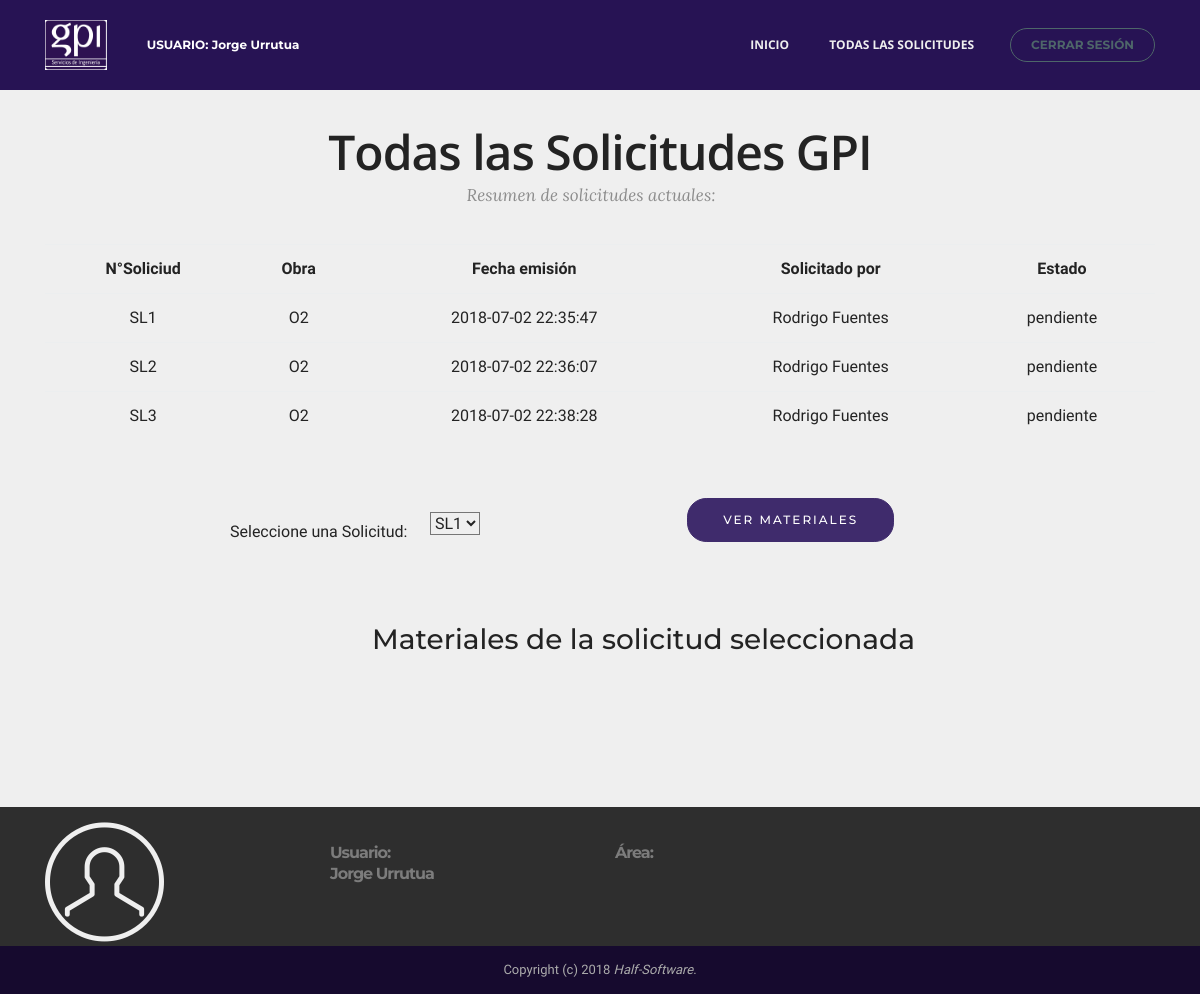
Page /GPI4/todas_las_solicitudes.php (signed in) on the earlier database version.
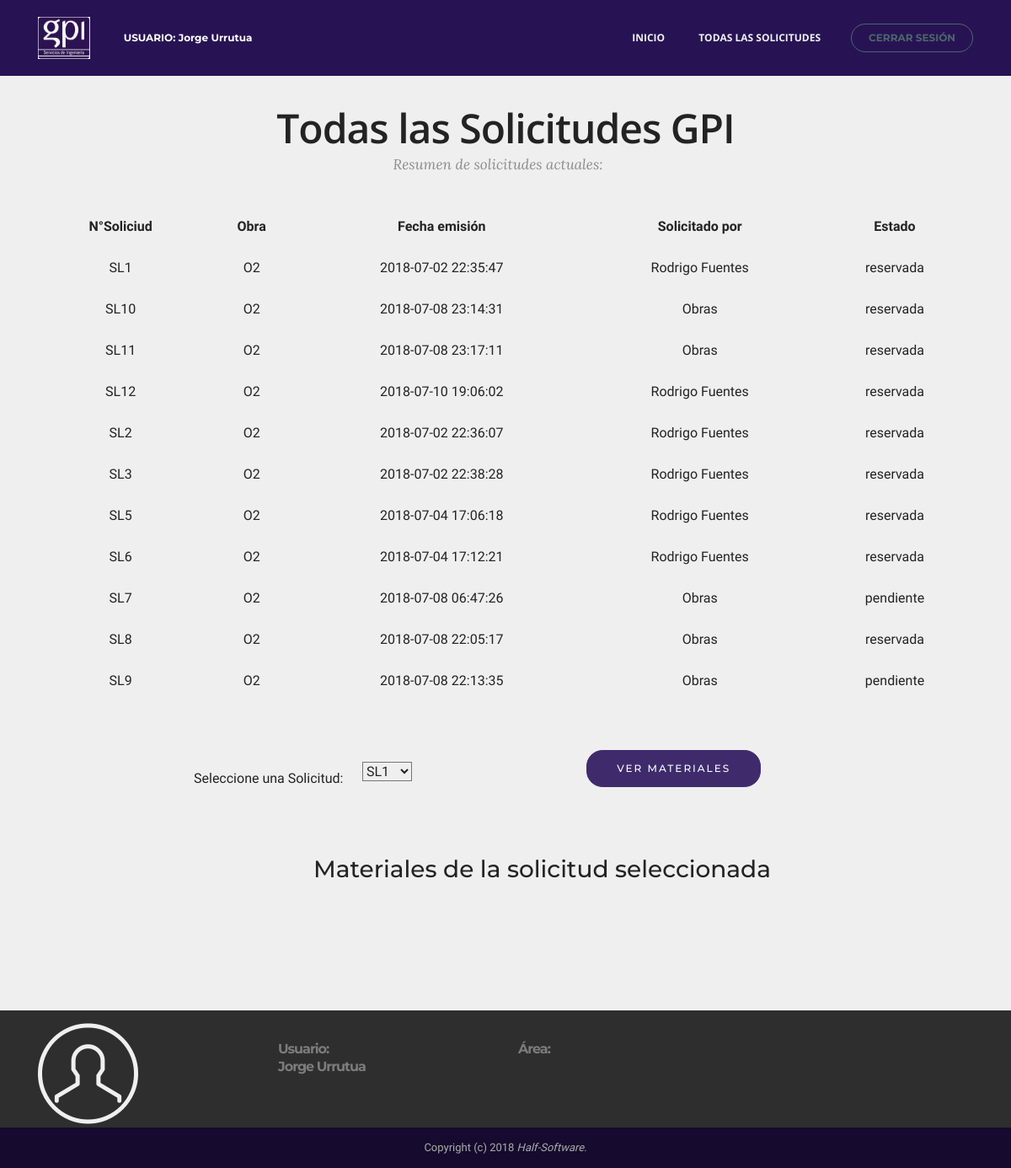
Same page on the later database version.
### tables this page shows
CREATE TABLE IF NOT EXISTS `solicitud` (
  `numero` varchar(45) NOT NULL,
  `number` int(11) DEFAULT NULL,
  `fecha` timestamp NOT NULL DEFAULT CURRENT_TIMESTAMP,
  `solicitador` varchar(100) NOT NULL,
  `obra` varchar(45) NOT NULL,
  `estado` set('pendiente','reservada','solicitada','enviada a proveedores','recibida') NOT NULL DEFAULT 'pendiente',
  PRIMARY KEY (`numero`),
  KEY `solicitador` (`solicitador`,`obra`),
  KEY `obra` (`obra`),
  KEY `estado` (`estado`)
);

### GPI4/todas_las_solicitudes.php (the view, shortened to what this page needs)
<!DOCTYPE html>
<html >
<head>
  <link rel="stylesheet" href="assets/web/assets/mobirise-icons/mobirise-icons.css">
  <link rel="stylesheet" href="assets/tether/tether.min.css">
  <link rel="stylesheet" href="assets/bootstrap/css/bootstrap.min.css">
  <link rel="stylesheet" href="assets/animate.css/animate.min.css">
  <link rel="stylesheet" href="assets/dropdown/css/style.css">
  <link rel="stylesheet" href="assets/theme/css/style.css">
  <link rel="stylesheet" href="assets/mobirise/css/mbr-additional.css" type="text/css">
</head>
<body>
 <?php
	$conexion = new mysqli("localhost", "root", "", "gpi");
	$usuario = $_SESSION['username'];
	$area = $_SESSION['area'];
	$sql = "SELECT * FROM solicitud";
	$result = $conexion->query($sql);
?>
  <section id="ext_menu-6" data-rv-view="49">
    <nav class="navbar navbar-dropdown navbar-fixed-top">
        <div class="container">
            <div class="mbr-table">
                <div class="mbr-table-cell">
                    <div class="navbar-brand">
                        <a href="index.php" class="navbar-logo"><img src="assets/images/logogpi-158x128.png" alt="Mobirise"></a>
                        <a class="navbar-caption" >&nbsp; &nbsp; &nbsp; &nbsp;  USUARIO: <?php echo"$usuario" ?></a>
                    </div>
                </div>
                <div class="mbr-table-cell">
                    <ul class="nav-dropdown collapse pull-xs-right nav navbar-nav navbar-toggleable-sm" id="exCollapsingNavbar">
                    	<li class="nav-item"><a class="nav-link link" href="index.php">INICIO<br></a></li>
                    	<li class="nav-item"><a class="nav-link link" href="todas_las_solicitudes.php">TODAS LAS SOLICITUDES<br></a></li>
                   		<li class="nav-item nav-btn"><a class="nav-link btn btn-info-outline btn-info" href="logout.php">CERRAR SESIÓN</a></li></ul>
                </div>
            </div>
        </div>
    </nav>
</section>
<section class="mbr-section mbr-section__container article mbr-after-navbar" id="header3-v" data-rv-view="87" style="background-color: rgb(239, 239, 239); padding-top: 20px; padding-bottom: 0px;">
    <div class="container">
        <div class="row">
            <div class="col-xs-12">
                <h3 class="mbr-section-title display-2"><br><br>Todas las Solicitudes GPI</h3>
                <small class="mbr-section-subtitle"><p>Resumen de solicitudes actuales:&nbsp;&nbsp;&nbsp;&nbsp;</p></small>
            </div>
        </div>
    </div>
</section>
<section class="mbr-section form2" id="form2-12" data-rv-view="116" style="background-color: rgb(239, 239, 239); padding-top: 20px; padding-bottom: 120px;">
    <div class="mbr-section mbr-section__container mbr-section__container--middle">
        <div class="container">
            <div class="row">
                <div class="col-xs-12 text-xs-center">
              	<table  class="table">
				<tr><td><strong>N°Soliciud</strong></td><td><strong>Obra</strong></td><td><strong>Fecha emisión</strong></td><td><strong>Solicitado por</strong></td><td><strong>Estado</strong></td></tr>
				<?php while ($row = mysqli_fetch_assoc($result)){
					$numero = $row['numero'];
					$fecha = $row['fecha'];
					$solicitador = $row['solicitador'];
					$estado = $row['estado'];
					$obra2 = $row['obra'];
					echo "<tr><td>$numero</td><td>$obra2</td><td>$fecha</td><td>$solicitador</td><td>$estado</td></tr>";
				}?>
				</table>
                </div>
            </div>
        </div>
    </div>
    <div class="mbr-section mbr-section-nopadding">
        <div class="container">
            <div class="row">
                    <?php $result = $conexion->query($sql);?>
					<table ><form class="mbr-form" method='post' action='todas_las_solicitudes.php' >
						<tr><td><label class="boton2"><br>Seleccione una Solicitud:</label></td><td><select name='solicitud' class="boton3">
						<?php while ($row = mysqli_fetch_assoc($result)){
							$numero = $row['numero'];
							echo "<option value='$numero'>$numero</option>";
						}?>
						</select></td>
						<td><span class="boton"><button type="submit" class="btn btn-primary">VER MATERIALES</button></span></td></tr>
					</form></table>
            </div>
        </div>
    </div>
    <div class="mbr-section mbr-section-nopadding">
        <div class="container">
            <div class="row"><br><br>
    		<br><h3 class="tah">Materiales de la solicitud seleccionada</h3><br>
			</div>
		</div>
	</div>
</section>
<section class="mbr-section mbr-section-md-padding mbr-footer footer1" id="contacts1-8" data-rv-view="45" style="background-color: rgb(46, 46, 46); padding-top: 15px; padding-bottom: 5px;">
    <div class="container">
        <div class="row">
            <div class="mbr-footer-content col-xs-12 col-md-3">
                <div><span class="mbri-user mbr-iconfont mbr-iconfont-contacts1" style="color: rgb(239, 239, 239);"></span></div>
            </div>
            <div class="mbr-footer-content col-xs-12 col-md-3">
                <p><font color="#7c7c7c" face="Montserrat, sans-serif"><span style="font-size: 16px; letter-spacing: -1px;"><strong><br>Usuario:<br><?php echo"$usuario" ?></strong></span></font></p>
            </div>
            <div class="mbr-footer-content col-xs-12 col-md-3">
                <p><strong><br>Área:<br><?php echo"$area" ?></strong></p>
            </div>
        </div>
    </div>
</section>
<footer class="mbr-small-footer mbr-section mbr-section-nopadding" id="footer1-y" data-rv-view="94" style="background-color: rgb(22, 10, 46); padding-top: 0.875rem; padding-bottom: 0.875rem;">
    <div class="container text-xs-center">
        <p>Copyright (c) 2018 <em>Half-Software</em>.</p>
    </div>
</footer>
  </body>
</html>

### GPI4/assets/dropdown/css/style.css (style rules this page uses)
.navbar-dropdown { left: 0; padding: 0; position: absolute; right: 0; top: 0; transition: all 0.45s ease; z-index: 1030; }
.navbar-dropdown .navbar-brand { float: none; font-size: 0; padding: 1.25rem 0; position: relative; transition: padding 0.25s ease; white-space: nowrap; }
.navbar-dropdown .navbar-brand::before { content: ""; display: inline-block; height: 100%; vertical-align: middle; }
.navbar-dropdown .navbar-logo, .navbar-dropdown .navbar-caption { display: inline-block; vertical-align: middle; }
.navbar-dropdown .navbar-logo { margin-right: 0.8rem; transition: margin 0.3s ease-in-out; }
.navbar-dropdown .navbar-logo img { height: 3.125rem; transition: all 0.3s ease-in-out; }
.navbar-dropdown .mbr-table-cell { height: 5.625rem; }
.navbar-dropdown .navbar-caption { font-family: "Montserrat"; font-size: 1rem; font-weight: 700; white-space: normal; }
.navbar-dropdown .navbar-caption, .navbar-dropdown .navbar-caption:hover { color: inherit; text-decoration: none; }
.navbar-dropdown.navbar-fixed-top { position: fixed; }
.nav-dropdown { display: table !important; font-family: "Montserrat"; font-size: 0.75rem; font-weight: 700; height: auto !important; }
.nav-dropdown .nav-item { display: table-cell; float: none; vertical-align: middle; }
.nav-dropdown .nav-btn { padding-left: 1rem; }
.nav-dropdown .link { margin: 1.667em; padding: 0; transition: color .2s ease-in-out; }
.nav-dropdown .link::after, .nav-dropdown .dropdown-item::after { color: inherit; }
.nav-dropdown .btn { font-size: 0.75rem; font-weight: 700; letter-spacing: 0; margin-bottom: 0; padding-left: 1.25rem; padding-right: 1.25rem; }

### GPI4/assets/mobirise/css/mbr-additional.css (style rules this page uses)
body, input, textarea, .mbr-company .list-group-text { font-family: 'Raleway', sans-serif; }
.btn, .alert, h1, h2, h3, h4, h5, h6, .h1, .h2, .h3, .h4, .h5, .h6, .display-1, .display-2, .display-3, .display-4, .mbr-figure .mbr-figure-caption, .mbr-gallery-title, .mbr-map [data-state-details], .mbr-price { font-family: 'Montserrat', sans-serif; }
.mbr-footer-content h1, .mbr-footer .mbr-contacts h1, .mbr-footer-content h2, .mbr-footer .mbr-contacts h2, .mbr-footer-content h3, .mbr-footer .mbr-contacts h3, .mbr-footer-content h4, .mbr-footer .mbr-contacts h4, .mbr-footer-content p strong, .mbr-footer .mbr-contacts p strong, .mbr-footer-content strong, .mbr-footer .mbr-contacts strong { font-family: 'Montserrat', sans-serif; }
.btn { border-radius: 1.6em; }
.btn-sm, .lead a, .lead blockquote, .mbr-section-subtitle, .mbr-section-hero .mbr-section-lead, .mbr-cards .card-subtitle, .mbr-testimonial .card-block { font-family: 'Lora', serif; }
.btn-primary { background-color: #3f2b6c; border-color: #3f2b6c; color: #ffffff; }
.btn-info { background-color: #7e9b9f; border-color: #7e9b9f; color: #ffffff; }
.btn-info-outline { background: none; border-color: #4e6669; color: #4e6669; }
#ext_menu-6 .navbar-caption { color: #ffffff; font-size: 12px; }
#ext_menu-6 .link, #ext_menu-6 .dropdown-item { color: #efefef; font-family: 'Open Sans', sans-serif; }
#ext_menu-6 .link { font-size: 0.75rem; }
#ext_menu-6 .navbar, #ext_menu-6 .nav-dropdown-sm, #ext_menu-6 .nav-dropdown-sm .link[aria-expanded="true"], #ext_menu-6 .nav-dropdown-sm .dropdown-menu { background: #271354; }
#header3-v .mbr-section-title, #header3-v .mbr-section-subtitle { text-align: center; }
#header3-v .mbr-section-title { font-family: 'Open Sans', sans-serif; }

### GPI4/todas_las_solicitudes.php (style rules this page uses)
.boton { margin-left: 100%; }
.boton2 { margin-left: 50%; column-width: 400px }
.boton3 { margin-left: 3 0%; }
.tah { margin-left: 30% }

Differences in the rows shown:
changed solicitud "SL1": estado "pendiente" → "reservada"
added solicitud: numero "SL10", obra "O2", fecha "2018-07-08 23:14:31", solicitador "Obras", estado "reservada"
added solicitud: numero "SL11", obra "O2", fecha "2018-07-08 23:17:11", solicitador "Obras", estado "reservada"
added solicitud: numero "SL12", obra "O2", fecha "2018-07-10 19:06:02", solicitador "Rodrigo Fuentes", estado "reservada"
changed solicitud "SL2": estado "pendiente" → "reservada"
changed solicitud "SL3": estado "pendiente" → "reservada"
added solicitud: numero "SL5", obra "O2", fecha "2018-07-04 17:06:18", solicitador "Rodrigo Fuentes", estado "reservada"
added solicitud: numero "SL6", obra "O2", fecha "2018-07-04 17:12:21", solicitador "Rodrigo Fuentes", estado "reservada"
added solicitud: numero "SL7", obra "O2", fecha "2018-07-08 06:47:26", solicitador "Obras", estado "pendiente"
added solicitud: numero "SL8", obra "O2", fecha "2018-07-08 22:05:17", solicitador "Obras", estado "reservada"
added solicitud: numero "SL9", obra "O2", fecha "2018-07-08 22:13:35", solicitador "Obras", estado "pendiente"
